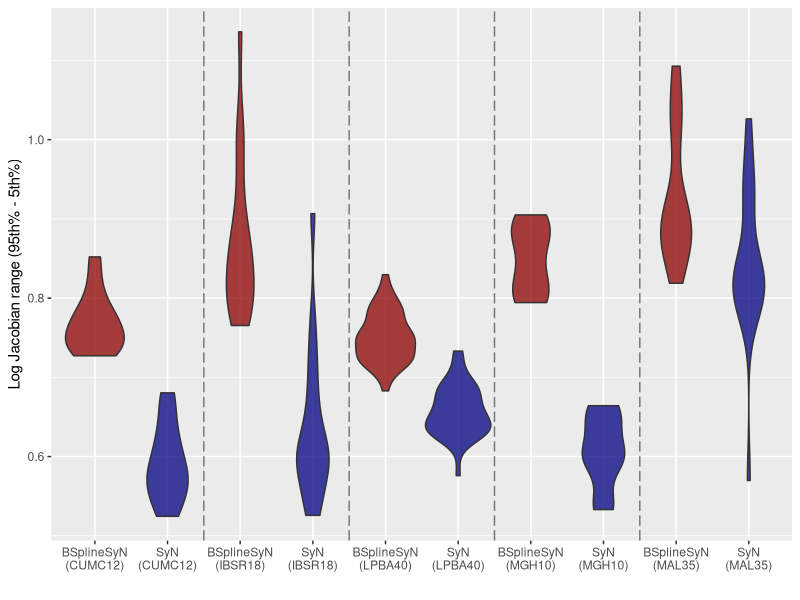

Recreate this plot in R.
library( ggplot2 )
library( reshape )

stats <- list()

# cohortNames <- c( 'CUMC', 'IBSR', 'LPBA', 'MGH', 'MAL' )
cohortNames <- c( 'CUMC12', 'IBSR18', 'LPBA40', 'MGH10', 'MAL35' )

stats[[1]] <- read.csv( "./logJacobianMeasuresCUMCTemplate.csv" )
stats[[2]] <- read.csv( "./logJacobianMeasuresIBSRTemplate.csv" )
stats[[3]] <- read.csv( "./logJacobianMeasuresLPBATemplate.csv" )
stats[[4]] <- read.csv( "./logJacobianMeasuresMGHTemplate.csv" )
stats[[5]] <- read.csv( "./logJacobianMeasuresMALTemplate.csv" )

jacobianRange <- c()
regularizationCohort <- c()
factorLevels <- c()

for( i in 1:length( cohortNames ) )
  {
  jacSyN5th <- stats[[i]]$X5th.[stats[[i]]$Regularization == 'syn']
  jacBSplineSyN5th <- stats[[i]]$X5th.[stats[[i]]$Regularization == 'bsyn']

  jacSyN95th <- stats[[i]]$X95th.[stats[[i]]$Regularization == 'syn']
  jacBSplineSyN95th <- stats[[i]]$X95th.[stats[[i]]$Regularization == 'bsyn']

  jacSyNRange <- jacSyN95th - jacSyN5th
  jacBSplineSyNRange <- jacBSplineSyN95th - jacBSplineSyN5th

  regCohort <- c( rep.int( paste0( "SyN\n(", cohortNames[i], ")" ), length( jacSyNRange ) ),
                  rep.int( paste0( "BSplineSyN\n(", cohortNames[i], ")" ), length( jacBSplineSyNRange ) ) )

  factorLevels <- append( factorLevels, c( paste0( "BSplineSyN\n(", cohortNames[i], ")" ), paste0( "SyN\n(", cohortNames[i], ")" ) ) )

  regularizationCohort <- append( regularizationCohort, regCohort )
  jacobianRange <- append( jacobianRange, c( jacSyNRange, jacBSplineSyNRange ) )
  }

plotData <- data.frame( Cohort = factor( regularizationCohort, levels = factorLevels ), Range = jacobianRange )

myPlot <- ggplot( plotData,  aes( x = Cohort, y = Range ) ) +
										geom_violin( aes( fill = Cohort ), alpha = 0.75 ) +
										scale_fill_manual( name = "",
										  values = c( "darkred", "navyblue", "darkred", "navyblue", "darkred", "navyblue", "darkred", "navyblue", "darkred", "navyblue" ),
										  labels = c( "BSplineSyN", "SyN" ) ) +
          geom_vline( xintercept = c( 2.5, 4.5, 6.5, 8.5 ), linetype = "longdash", alpha = 0.5 ) +
										scale_x_discrete( "" ) +
										scale_y_continuous( "Log Jacobian range (95th% - 5th%)" ) +
  								theme( legend.position = "none" )

ggsave( filename = "jacobianRange.pdf", plot = myPlot, width = 13, height = 5, units = 'in' )

#
# Render box plots (syn vs. bsyn) for each of the 5 cohorts
#

# 	for( i in 1:length( cohortNames ) )
# 			{
# 			subjectID <- gsub( "T_Template0x", "", stats[[i]]$SubjectID )
#
# 			jacSyNMean <- stats[[i]]$Mean[stats[[i]]$Regularization == 'syn']
# 			jacBSplineSyNMean <- stats[[i]]$Mean[stats[[i]]$Regularization == 'bsyn']
#
# 			jacSyN5th <- stats[[i]]$X5th.[stats[[i]]$Regularization == 'syn']
# 			jacBSplineSyN5th <- stats[[i]]$X5th.[stats[[i]]$Regularization == 'bsyn']
#
# 			jacSyN95th <- stats[[i]]$X95th.[stats[[i]]$Regularization == 'syn']
# 			jacBSplineSyN95th <- stats[[i]]$X95th.[stats[[i]]$Regularization == 'bsyn']
#
# 			plotLabels <- c( rep.int( "SyN", length( jacSyNMean ) ), rep.int( "BSplineSyN", length( jacBSplineSyNMean ) ) )
#
# 			jacSyNRange <- jacSyN95th - jacSyN5th
# 			jacBSplineSyNRange <- jacBSplineSyN95th - jacBSplineSyN5th
#
# 			plotData <- data.frame( Subject = factor( subjectID ), Type = factor( plotLabels ), Mean = c( jacSyNMean, jacBSplineSyNMean ), Range = c( jacSyNRange, jacBSplineSyNRange ) )
#
# 			myPlot <- ggplot( plotData,  aes( x = Mean, y = Range ) ) +
# 													geom_point( aes( colour = Type ), size = 5, alpha = 0.75 ) +
# 													scale_colour_manual( name = "", values = c( "darkred", "navyblue" ), labels = c( "BSplineSyN", "SyN" ) ) +
# 													scale_fill_manual( values = c( "darkred", "navyblue" ), labels = c( "BSplineSyN", "SyN" ) ) +
# 													scale_x_continuous( "Mean log Jacobian" ) +
# 													scale_y_continuous( "Log Jacobian range" ) +
# 													ggtitle( cohortNames[i] )
#
# 	#   subjectID <- gsub( "T_Template0x", "", stats[[i]]$SubjectID )
# 	#
# 	#   plotData <- data.frame( Regularization = stats[[i]]$Regularization,
# 	#                           Mean = stats[[i]]$Mean,
# 	#                           Min = stats[[i]]$Min,
# 	#                           Max = stats[[i]]$Max )
# 	#
# 	#   myPlot <- ggplot( plotData ) +
# 	#             geom_point( aes( x = factor( subjectID ), y = Mean, colour = factor( Regularization ), shape = factor( Regularization ) ), alpha = 1.0, size = 4 ) +
# 	#   										scale_colour_manual( name = "Regularization", values = c( "darkred", "navyblue" ), labels = c( "BSplineSyN", "SyN" ) ) +
# 	#   										scale_shape_manual( name = "Regularization", labels = c( "BSplineSyN", "SyN" ), values = c( 21, 22 ) ) +
# 	# #   										scale_fill_manual( name = "Regularization", labels = c( "BSplineSyN", "SyN" ), values = c( "darkred", "blue" ) ) +
# 	# 												scale_x_discrete( "Subject" ) +
# 	# 												scale_y_continuous( "Mean log Jacobian" ) +
# 	# # 												scale_y_continuous( "Mean log Jacobian", breaks = seq( -0.25, 0.25, by = 0.25 ), labels = seq( -0.25, 0.25, by = 0.25 ), limits = c( -0.3, 0.3 ) ) +
# 	#             ggtitle( cohortNames[i] )
#
# 			ggsave( filename = paste0( "logJacobian", cohortNames[i], "MALF.pdf" ), plot = myPlot, width = 6, height = 5, units = 'in' )
#
# 			}
